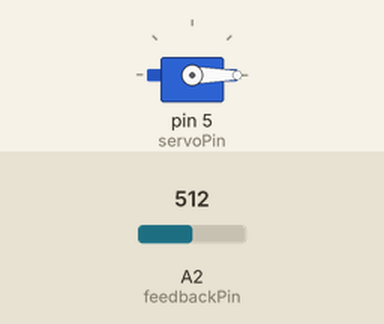
Recording of a sketch running on a simulated Arduino Uno, built with avr-gcc and run on an emulated ATmega328P. Parts: servo. Inputs (shaded band) come from the test bench; at power-on: A2 (feedbackPin) = 512. What the sketch prints to the serial monitor is not drawn.

Above: at 0.1 s.
Timing chart, 0 to 7.5 s (numbered marks = the images above):
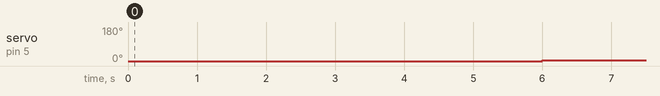

The sketch:

servo_model.ino
```cpp
#include <Servo.h>
#include <Wire.h>


#define servocounts2rad 0.0089
#define servoZeroCounts 29


float servoCommand = 0; //value in radians of commanded servo position
float servoFeedback = 0; //value in radians of feedback signal
int feedbackPin = 2;
int servoPin = 5;
//create a time variable
unsigned long runTime = millis()/1000;


Servo servo;

void setup() {
  // put your setup code here, to run once:
  //have to initialize the serial port
Serial.begin(115200);
//servo.attach() turns on the servo position control.
servo.attach(servoPin);
servo.write(0);

 }


void loop() {
unsigned long runTime = millis()/1000;

if (runTime<=5)
  {
   servoCommand=0;

  }
  else
  {
    servoCommand=0.1;

  }

float feedbackValue =analogRead(feedbackPin);
//float feedbackrad = -servocounts2rad*(analogRead(feedbackPin)-servoZeroCounts);


if (runTime <= 10)
{
//float feedbackrad = analogRead(feedbackPin);
servo.write((servoCommand*180)/3.14159);
//float feedbackrad = analogRead(feedbackPin);
float feedbackrad = servocounts2rad*(analogRead(feedbackPin)-servoZeroCounts);


Serial.print(runTime);
Serial.print("\t");
Serial.print(servoCommand);
Serial.print("\t");
Serial.print(feedbackrad,4);
Serial.println();
}
}
```

Measured:
- by itself, servo on pin 5 (servoPin): 0° → 5° at 6.0 s
